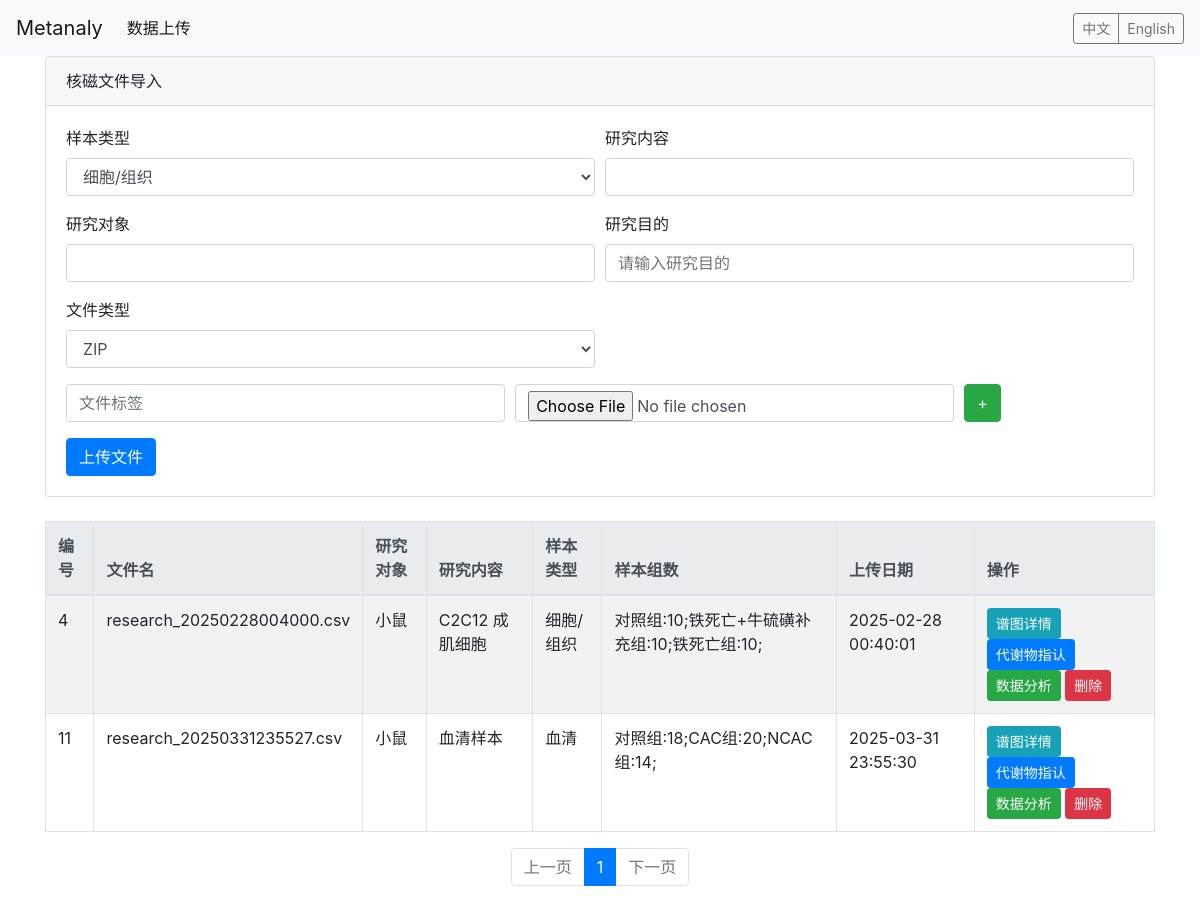
The page / on the database its author committed.
### app.py (models this page shows, shortened)
class FileInfo(db.Model):
    __tablename__ = "file_info"
    id = db.Column(db.Integer, primary_key=True)
    file_name = db.Column(db.String(80))
    object = db.Column(db.String(80))
    context = db.Column(db.String(80))
    sample = db.Column(db.String(80))
    gp = db.Column(db.String(80))
    date = db.Column(db.String(80))
    purpose = db.Column(db.String(200))

### app.py (the view)
@app.route('/', endpoint='fileinfo', methods=["GET"])
def hello_world():
    page = request.args.get('page', 1)
    perPage = request.args.get('perPage', 10)
    paginate = FileInfo.query.paginate(page=int(page), per_page=int(perPage))
    return render_template('fileinfo.html', paginate=paginate)

### templates/fileinfo.html (shortened to what this page needs)
<!DOCTYPE html>
<html lang="zh">
<head>
    <link rel="stylesheet" href="https://cdn.bootcdn.net/ajax/libs/twitter-bootstrap/4.5.2/css/bootstrap.min.css">
</head>
<body>
<nav class="navbar navbar-expand-lg navbar-light bg-light">
    <a class="navbar-brand" data-key="navbar.brand">Metanaly</a>
    <div class="collapse navbar-collapse" id="navbarNav">
        <ul class="navbar-nav mr-auto">
            <li class="nav-item active">
                <a class="nav-link" href="/" data-key="navbar.upload">数据上传 <span class="sr-only">(current)</span></a>
            </li>
        </ul>
        <div class="btn-group">
            <button id="lang-zh" class="btn btn-sm btn-outline-secondary">中文</button>
            <button id="lang-en" class="btn btn-sm btn-outline-secondary">English</button>
        </div>
    </div>
</nav>
<div class="container">
    <div class="card mb-4">
        <div class="card-header" data-key="form.card_title">核磁文件导入</div>
        <div class="card-body">
            <form action="{{ url_for('upload') }}" method="post" enctype="multipart/form-data" onsubmit="startUpload(event)">
                <div class="form-row">
                    <div class="form-group col-md-6">
                        <label for="type" data-key="form.sample_type">样本类型</label>
                        <select name="type" id="type" class="form-control" required>
                            <option value="细胞/组织" data-key="options.cell_tissue">细胞/组织</option>
                        </select>
                    </div>
                    <div class="form-group col-md-6">
                        <label for="context" data-key="form.research_content">研究内容</label>
                        <input type="text" name="context" id="context" class="form-control" required>
                    </div>
                    <div class="form-group col-md-6">
                        <label for="sample" data-key="form.research_object">研究对象</label>
                        <input type="text" name="sample" id="sample" class="form-control" required>
                    </div>
                    <div class="form-group col-md-6">
                        <label for="purpose" data-key="form.research_purpose">研究目的</label>
                        <input type="text" name="purpose" id="purpose"
                               class="form-control" data-key="form.purpose_placeholder" placeholder="请输入研究目的" required>
                    </div>
                    <div class="form-group col-md-6">
                        <label for="fileType" data-key="form.file_type">文件类型</label>
                        <select class="form-control" id="fileType" name="file_type" required onchange="updateFileUploadType()">
                            <option value="zip" data-key="options.zip">ZIP</option>
                        </select>
                    </div>
                </div>
                <div id="file-upload-container">
                </div>
                <button type="submit" class="btn btn-primary" data-key="form.upload_button">上传文件</button>
            </form>
        </div>
    </div>
</div>
<div class="container">
    <table class="table table-striped table-bordered">
        <thead class="thead-light">
        <tr>
            <th data-key="table.id">编号</th>
            <th data-key="table.filename">文件名</th>
            <th data-key="table.object">研究对象</th>
            <th data-key="table.context">研究内容</th>
            <th data-key="table.sample_type">样本类型</th>
            <th data-key="table.groups">样本组数</th>
            <th data-key="table.date">上传日期</th>
            <th data-key="table.actions">操作</th>
        </tr>
        </thead>
        <tbody>
        {% for file in paginate.items %}
            <tr>
                <td>{{ file.id }}</td>
                <td>{{ file.file_name }}</td>
                <td>{{ file.object }}</td>
                <td>{{ file.context }}</td>
                <td>{{ file.sample }}</td>
                <td>{{ file.gp }}</td>
                <td>{{ file.date }}</td>
                <td>
                    <a href="{{ url_for('plot', id=file.id) }}" class="btn btn-sm btn-info" data-key="table.plot_detail">谱图详情</a>
                    <a href="{{ url_for('analysis', id=file.id) }}" class="btn btn-sm btn-primary" data-key="table.metabolite_ident">代谢物指认</a>
                    <a href="{{ url_for('findata', id=file.id) }}" class="btn btn-sm btn-success" data-key="table.data_analysis">数据分析</a>
                    <a href="{{ url_for('delete_file', id=file.id) }}" class="btn btn-sm btn-danger"
                       onclick="return confirm(localStorage.getItem('lang') === 'en' ? 'Confirm to delete?' : '确定要删除吗？');"
                       data-key="table.delete">删除</a>
                </td>
            </tr>
        {% endfor %}
        </tbody>
    </table>
    <nav aria-label="Page navigation">
        <ul class="pagination justify-content-center">
            {% if paginate.has_prev %}
                <li class="page-item">
                    <a class="page-link" data-key="pagination.prev"
                       href="{{ url_for('fileinfo', page=paginate.prev_num, perPage=paginate.per_page) }}">上一页</a>
                </li>
            {% else %}
                <li class="page-item disabled"><a class="page-link" data-key="pagination.prev">上一页</a></li>
            {% endif %}
            {% for page_num in paginate.iter_pages(left_edge=1, right_edge=1, left_current=2, right_current=2) %}
                {% if page_num %}
                    {% if page_num == paginate.page %}
                        <li class="page-item active"><a class="page-link">{{ page_num }}</a></li>
                    {% else %}
                        <li class="page-item"><a class="page-link"
                                                 href="{{ url_for('fileinfo', page=page_num, perPage=paginate.per_page) }}">{{ page_num }}</a>
                        </li>
                    {% endif %}
                {% else %}
                    <li class="page-item disabled"><a class="page-link">...</a></li>
                {% endif %}
            {% endfor %}
            {% if paginate.has_next %}
                <li class="page-item">
                    <a class="page-link" data-key="pagination.next"
                       href="{{ url_for('fileinfo', page=paginate.next_num, perPage=paginate.per_page) }}">下一页</a>
                </li>
            {% else %}
                <li class="page-item disabled"><a class="page-link" data-key="pagination.next">下一页</a></li>
            {% endif %}
        </ul>
    </nav>
</div>
</body>
</html>

### rows shown on the page
FileInfo: id "4", file_name "research_20250228004000.csv", object "小鼠", context "C2C12 成肌细胞", sample "细胞/组织", gp "对照组:10;铁死亡+牛硫磺补充组:10;铁死亡组:10;", date "2025-02-28 00:40:01"
FileInfo: id "11", file_name "research_20250331235527.csv", object "小鼠", context "血清样本", sample "血清", gp "对照组:18;CAC组:20;NCAC组:14;", date "2025-03-31 23:55:30"

### other values the page prints
{{ page_num }} "1"
